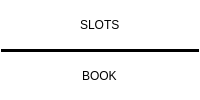
                           <widget class="QFrame" name="frame_46">
                            <property name="styleSheet">
                             <string notr="true">background-color: rgba(0, 0, 0, 0);</string>
                            </property>
                            <property name="frameShape">
                             <enum>QFrame::StyledPanel</enum>
                            </property>
                            <property name="frameShadow">
                             <enum>QFrame::Raised</enum>
                            </property>
                            <layout class="QVBoxLayout" name="verticalLayout_30">
                             <property name="spacing">
                              <number>0</number>
                             </property>
                             <property name="leftMargin">
                              <number>0</number>
                             </property>
                             <property name="topMargin">
                              <number>0</number>
                             </property>
                             <property name="rightMargin">
                              <number>0</number>
                             </property>
                             <property name="bottomMargin">
                              <number>0</number>
                             </property>
                             <item alignment="Qt::AlignHCenter">
                              <widget class="QLabel" name="label_20">
                               <property name="styleSheet">
                                <string notr="true">font: 10pt &quot;Copperplate Gothic Bold&quot;;
background-color: rgba(0, 0, 0, 0);
color: rgb(0, 0, 0);</string>
                               </property>
                               <property name="text">
                                <string>SLOTS</string>
                               </property>
                              </widget>
                             </item>
                             <item>
                              <widget class="Line" name="line_2">
                               <property name="styleSheet">
                                <string notr="true">background-color: rgb(0, 0, 0);</string>
                               </property>
                               <property name="orientation">
                                <enum>Qt::Horizontal</enum>
                               </property>
                              </widget>
                             </item>
                             <item>
                              <widget class="QFrame" name="frame_47">
                               <property name="frameShape">
                                <enum>QFrame::StyledPanel</enum>
                               </property>
                               <property name="frameShadow">
                                <enum>QFrame::Raised</enum>
                               </property>
                               <layout class="QVBoxLayout" name="verticalLayout_31">
                                <item alignment="Qt::AlignHCenter">
                                 <widget class="QLabel" name="label_31">
                                  <property name="styleSheet">
                                   <string notr="true">font: 10pt &quot;Copperplate Gothic Bold&quot;;
background-color: rgba(0, 0, 0, 0);
color: rgb(0, 0, 0);</string>
                                  </property>
                                  <property name="text">
                                   <string>BOOK</string>
                                  </property>
                                 </widget>
                                </item>
                               </layout>
                              </widget>
                             </item>
                            </layout>
                           </widget>
